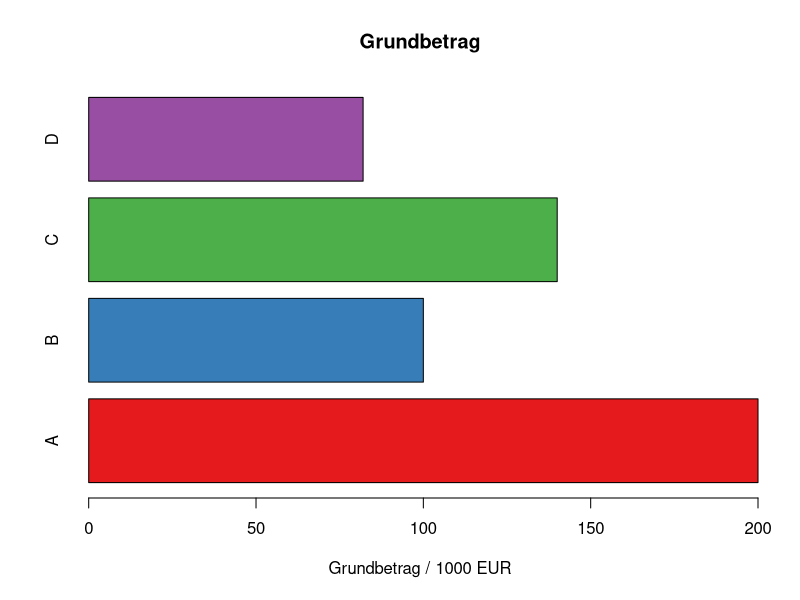
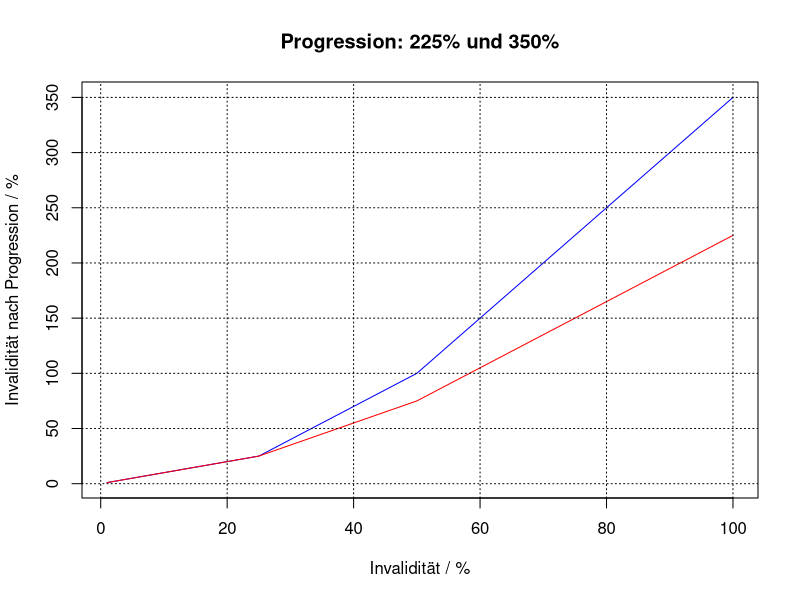
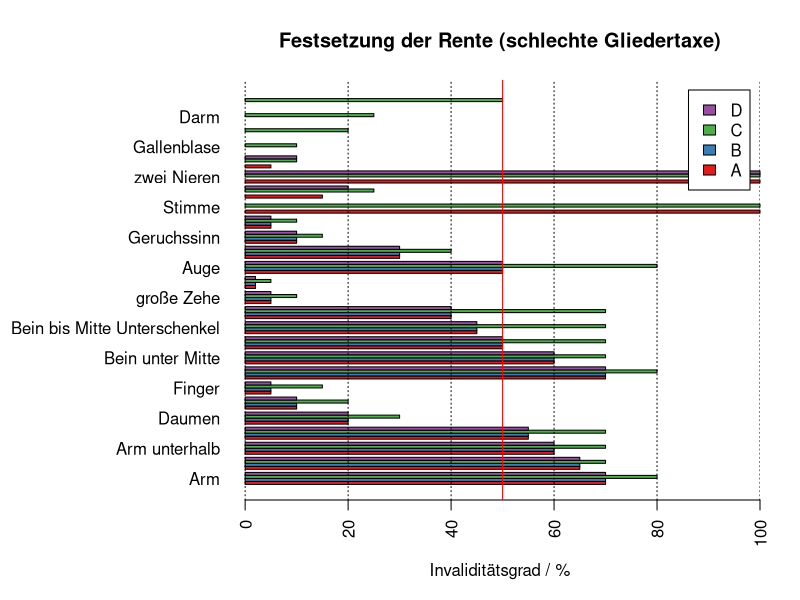
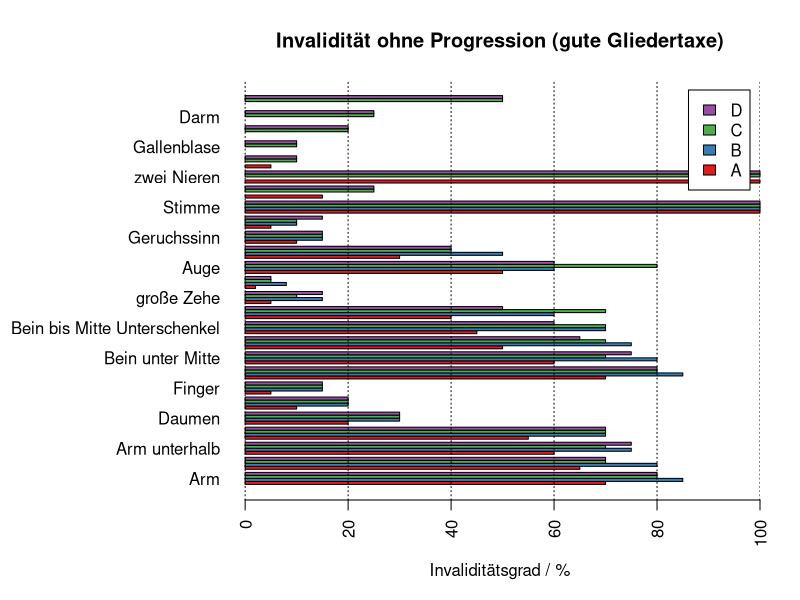
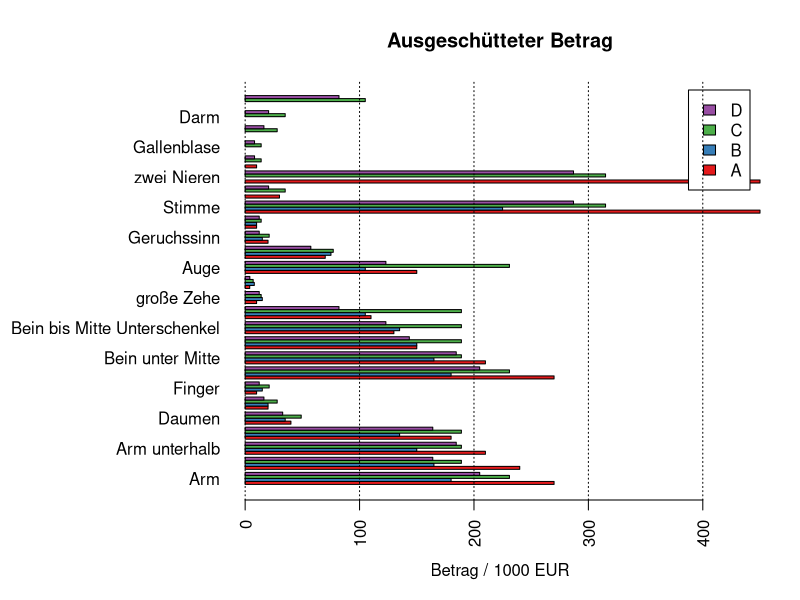

The R source for these figures, in order:
#!/usr/bin/Rscript

taxe <- read.table('gliedertaxe.txt')
taxe.rente <- read.table('gliedertaxe-rente.txt')

inv <- c(1:100)

colors <- c('#e41a1c', '#377eb8', '#4daf4a', '#984ea3')

inv.225 <- inv
inv.225[inv > 25] = inv.225[inv > 25] + c(1:75)
inv.225[inv > 50] = inv.225[inv > 50] + c(1:50)

inv.300 <- inv
inv.300[inv > 25] = inv.300[inv > 25] + c(1:75) * 2
inv.300[inv > 50] = inv.300[inv > 50] + c(1:50)

inv.350 <- inv
inv.350[inv > 25] = inv.350[inv > 25] + c(1:75) * 2
inv.350[inv > 50] = inv.350[inv > 50] + c(1:50) * 2

invs <- matrix(c(inv.225, inv.225, inv.225, inv.350), ncol=4)

progressed <- taxe

for (col in c(1:length(colnames(taxe)))) {
    for (row in c(1:length(rownames(taxe)))) {
        progressed[row, col] <- invs[taxe[row, col], col]
    }
}


inval.2480 <- c(200, 100, 140, 82)

grundbetrag <- list(A=200, B=100, C=140, D=82)

betrag <- t(apply(progressed, 1, function(x) x * unlist(grundbetrag) / 100))


svg('plot-grundbetrag.svg')
barplot(unlist(grundbetrag), beside=TRUE, horiz=TRUE, col=colors,
        main='Grundbetrag', xlab='Grundbetrag / 1000 EUR')

svg('plot-progression.svg')
plot(inv.350, type='l', main='Progression: 225% und 350%',
     xlab='Invalidität / %', ylab='Invalidität nach Progression / %', col='blue')
lines(inv.225, col='red')
grid(col='black')

svg('plot-taxe-schlecht.svg')
par(las=2)
par(mar=c(5,12,4,2))
barplot(t(as.matrix(taxe.rente)), col=colors,
        beside=TRUE, legend=colnames(taxe.rente), horiz=TRUE,
        main='Festsetzung der Rente (schlechte Gliedertaxe)',
        xlab='Invaliditätsgrad / %')
grid(ny=NA, col='black')
abline(v=50, col='red')

svg('plot-taxe-gut.svg')
par(las=2)
par(mar=c(5,12,4,2))
barplot(t(as.matrix(taxe)), col=colors,
        beside=TRUE, legend=colnames(taxe), horiz=TRUE,
        main='Invalidität ohne Progression (gute Gliedertaxe)',
        xlab='Invaliditätsgrad / %')
grid(ny=NA, col='black')

svg('plot-auszahlung.svg')
par(las=2)
par(mar=c(5,12,4,2))
barplot(t(as.matrix(betrag)), col=colors,
        beside=TRUE, legend=colnames(betrag), horiz=TRUE,
        main='Ausgeschütteter Betrag',
        xlab='Betrag / 1000 EUR')
grid(ny=NA, col='black')

cat("\nGute Gliedertaxe in %\n")
print(taxe)

cat("\nSchlechte Gliedertaxe in %\n")
print(taxe.rente)

cat("\nGliedertaxe nach Progression in %\n")
print(progressed)

cat("\nAusgeschütteter Betrag in 1000 EUR\n")
print(betrag)
